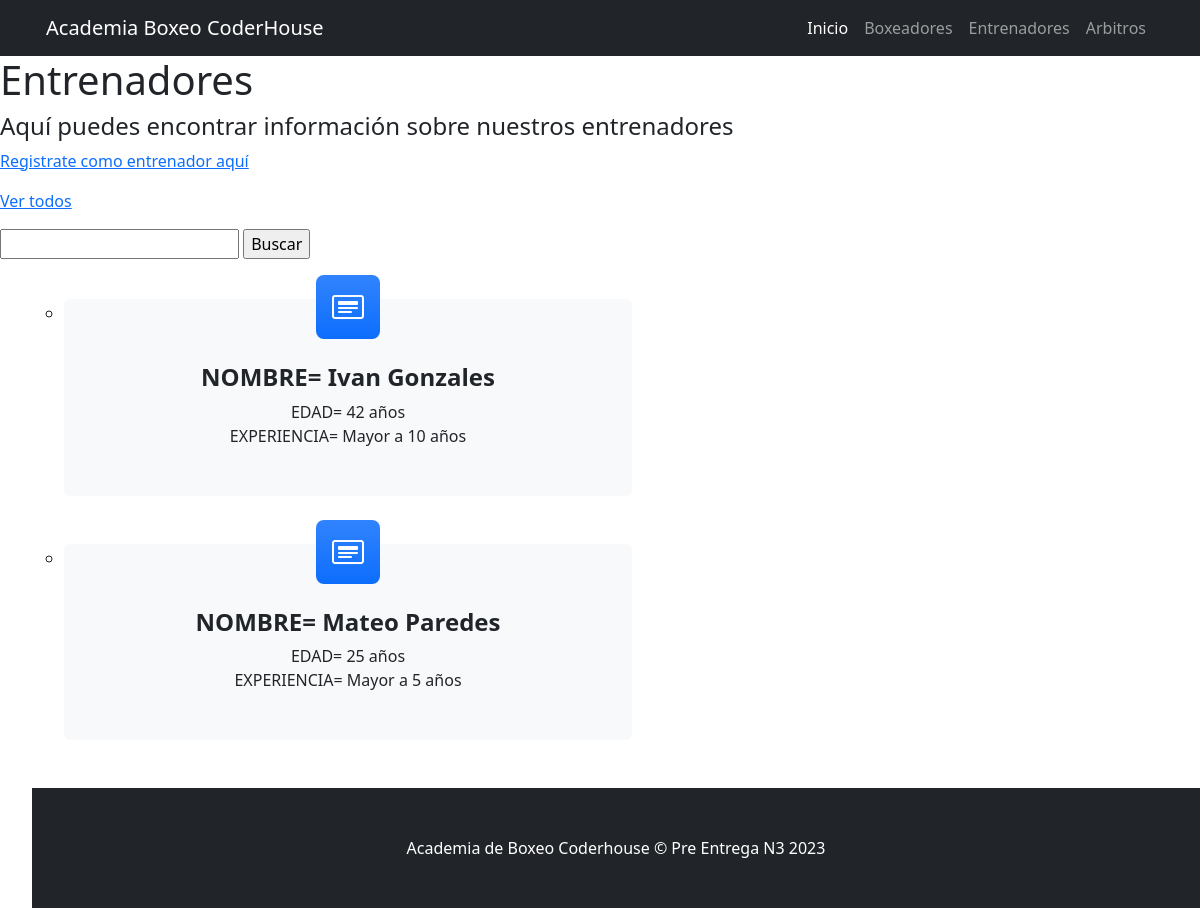
Page /nuestros-entrenadores/ on the committed database.
### ABE/models.py (models this page shows, shortened)
class Entrenador(models.Model):
    class EXPERIENCIA(models.TextChoices):
        MENOR5 = "Menor a 5 años", "Menor a 5 años"
        MAYOR5 = "Mayor a 5 años", "Mayor a 5 años"
        MAYOR10 = "Mayor a 10 años", "Mayor a 10 años"
    nombre = models.CharField(max_length=64)
    edad = models.IntegerField()
    experiencia = models.CharField(
        max_length=16, blank=False, choices=EXPERIENCIA.choices
    )

### ABE/views.py (the view)
# urls.py: path("nuestros-entrenadores/", views.Entrenadores, name="nuestros-entrenadores"),
def Entrenadores(request):
    contexto = {"total_entrenadores": Entrenador.objects.all()}
    http_response = render(
        template_name="entrenadores.html", request=request, context=contexto
    )
    return http_response

### ABE/templates/entrenadores.html (shortened to what this page needs)
{% extends "index.html" %}
{% block content %}
<h1>Entrenadores</h1>
<h4>Aquí puedes encontrar información sobre nuestros entrenadores</h4>
<a href="{% url 'registrate-entrenador' %}">Registrate como entrenador aquí</a>
<a href="{% url 'nuestros-entrenadores' %}">Ver todos</a>
<form action="{% url 'busqueda-entrenador' %}" method="post">
    <input type="text" name="busqueda">
    <input type="submit" value="Buscar">
</form>
<br>
<ul>
    <ul>
        {%for entrenador in total_entrenadores %}
        <li>
            <div class="col-lg-6 col-xxl-4 mb-5">
                <div class="card bg-light border-0 h-100">
                    <div class="card-body text-center p-4 p-lg-5 pt-0 pt-lg-0">
                        <div class="feature bg-primary bg-gradient text-white rounded-3 mb-4 mt-n4"><i
                                class="bi bi-card-heading"></i></div>
                        <h2 class="fs-4 fw-bold">NOMBRE= {{entrenador.nombre}}</h2>
                        <p class="mb-0">EDAD= {{entrenador.edad}} años</p>
                        <p class="mb-0">EXPERIENCIA= {{entrenador.experiencia}}</p>
                    </div>
                </div>
            </div>
        </li>
        {%endfor%}
    </ul>
    {% endblock %}

### rows in the picture
Entrenador: nombre "Ivan Gonzales", edad "42", experiencia "Mayor a 10 años"
Entrenador: nombre "Mateo Paredes", edad "25", experiencia "Mayor a 5 años"
